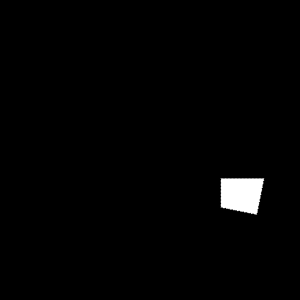
#> input picture new_white_rec.png, 300 x 300 px
$ python transformations_b_detector.py   (older library calls are emulated)
#> lines starting #> are read from the running program, lines starting #| are printed output that depends on the picture; after the words box and inside, x2 and y2 are one past the last pixel; in counts of white or black regions, pixels touching at a corner belong together
#> in demo_harris_corner_detection, image is the input picture: shape (300, 300, 3); min 0, max 255, mean 3.7
#!/usr/bin/env python3
# -*- coding: utf-8 -*-
"""
Created on Sat Mar  1 15:56:28 2025

@author: cmalili
"""

import numpy as np
import cv2
import matplotlib.pyplot as plt
from scipy.ndimage import gaussian_filter

def harris_corner_detector(image, k=0.04, threshold=0.01, window_size=3, sigma=1):
    """
    Implementation of the Harris Corner Detection algorithm.

    Parameters:
    -----------
    image : ndarray
        Input grayscale image
    k : float
        Harris detector free parameter, typically in range [0.04, 0.06]
    threshold : float
        Threshold for corner detection (relative to maximum corner response)
    window_size : int
        Size of the window for computing gradients
    sigma : float
        Standard deviation for Gaussian filter

    Returns:
    --------
    corners : ndarray
        Binary mask of detected corners
    response : ndarray
        Harris response (corner measure) for each pixel
    """
#> called with k = 0.04, threshold = 0.6, window_size = 3, sigma = 1
    # Check if image is grayscale, if not convert
    if len(image.shape) > 2:
        gray = cv2.cvtColor(image, cv2.COLOR_BGR2GRAY)
    else:
        gray = image.copy()

    # Convert to float for calculations
    gray = gray.astype(np.float32)

    # Compute image gradients using Sobel operator
    dx = cv2.Sobel(gray, cv2.CV_32F, 1, 0, ksize=3)
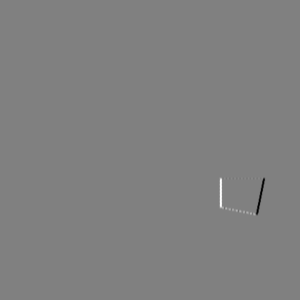
#> dx: shape (300, 300) float32; min -1020, max 1003, mean 0; drawn with min black and max white
    dy = cv2.Sobel(gray, cv2.CV_32F, 0, 1, ksize=3)

    # Compute products of derivatives for the Harris matrix elements
    Ixx = dx * dx
    Ixy = dx * dy
    Iyy = dy * dy

    # Apply Gaussian filter to the Harris matrix elements
    Ixx = gaussian_filter(Ixx, sigma=sigma)
    Ixy = gaussian_filter(Ixy, sigma=sigma)
    Iyy = gaussian_filter(Iyy, sigma=sigma)

    # Calculate the determinant and trace of the Harris matrix
    det = Ixx * Iyy - Ixy * Ixy
    trace = Ixx + Iyy

    # Calculate the Harris response (corner measure)
    response = det - k * (trace ** 2)
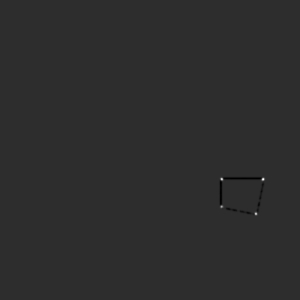
#> response: shape (300, 300) float32; min -1.14e+10, max 5.27e+10, mean -13772326; drawn with min black and max white

    # Normalize response to [0, 1]
    response_min = np.min(response)
#> response_min = -1.14e+10
    response_max = np.max(response)
#> response_max = 5.27e+10
    if response_max > response_min:
        response = (response - response_min) / (response_max - response_min)

    # Apply threshold to find corners
    corners = response > threshold
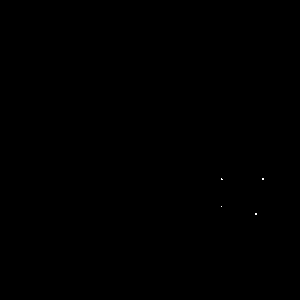
#> corners: shape (300, 300) bool; 0.01% white in thin lines or dots, all inside (x1, y1, x2, y2) = (221, 178, 264, 215)

    return corners, response

def non_max_suppression(corners, response, window_size=3):
    """
    Apply non-maximum suppression to corner points to get more isolated corner points.

    Parameters:
    -----------
    corners : ndarray
        Binary mask of detected corners
    response : ndarray
        Harris response at each pixel
    window_size : int
        Size of the suppression window

    Returns:
    --------
    corners_suppressed : ndarray
        Binary mask of corners after non-maximum suppression
    """
#> called with window_size = 8
    # Get coordinates of all corners
    corner_coords = np.argwhere(corners)
#> corner_coords = [[178, 221], [178, 262], [178, 263], [179, 221], [179, 222], [179, 262], [179, 263], [206, 221], [213, 255], [213, 256], [214, 255], [214, 256]]

    # Initialize suppressed corners
    corners_suppressed = np.zeros_like(corners)

    # Sort corners by response (highest first)
    corner_strengths = [response[y, x] for y, x in corner_coords]
#> corner_strengths = [0.783, 0.649, 0.798, 0.873, 0.747, 0.888, 1, 0.676, 0.779, 0.733, 0.647, 0.644]
    sorted_indices = np.argsort(corner_strengths)[::-1]
#> sorted_indices = [6, 5, 3, 2, 0, 8, 4, 9, 7, 1, 10, 11]

    # Apply non-maximum suppression
    for idx in sorted_indices:
        y, x = corner_coords[idx]

        # If this corner is still a candidate
        if corners[y, x]:
            corners_suppressed[y, x] = True

            # Suppress all corners in the neighborhood
            y_start = max(0, y - window_size // 2)
            y_end = min(corners.shape[0], y + window_size // 2 + 1)
            x_start = max(0, x - window_size // 2)
            x_end = min(corners.shape[1], x + window_size // 2 + 1)

            # Exclude the current corner
            neighborhood = corners[y_start:y_end, x_start:x_end].copy()
            neighborhood[y - y_start, x - x_start] = False

            # Suppress other corners in neighborhood
            corners[y_start:y_end, x_start:x_end] = corners[y_start:y_end, x_start:x_end] & ~neighborhood
#> this loop made 12 passes
#> (idx, y, x, y_start, y_end, x_start, x_end) on passes 1, 6, 9: (6, 179, 263, 175, 184, 259, 268), (8, 213, 255, 209, 218, 251, 260), (7, 206, 221, 202, 211, 217, 226)
#> (y, x, y_start, y_end, x_start, x_end) on pass 3: (179, 221, 175, 184, 217, 226)
#> corners: shape (300, 300) bool; 0% white in thin lines or dots, all inside (x1, y1, x2, y2) = (221, 179, 264, 214)

    return corners_suppressed

def visualize_corners(image, corners, color=(0, 255, 0), radius=5, thickness=1):
    """
    Visualize detected corners on the original image.

    Parameters:
    -----------
    image : ndarray
        Original RGB image
    corners : ndarray
        Binary mask of detected corners
    color : tuple
        Color for corner markers (B, G, R)
    radius : int
        Radius of circle markers
    thickness : int
        Thickness of circle markers

    Returns:
    --------
    image_with_corners : ndarray
        Original image with corner markers
    """
#> called with color = (0, 255, 0), radius = 5, thickness = 1
    # Make a copy of the original image
    image_with_corners = image.copy()

    # If the image is grayscale, convert to RGB
    if len(image_with_corners.shape) == 2:
        image_with_corners = cv2.cvtColor(image_with_corners, cv2.COLOR_GRAY2BGR)

    # Draw circles at corner locations
    corner_coords = np.argwhere(corners)
#> corner_coords = [[179, 221], [179, 263], [206, 221], [213, 255]]
    for y, x in corner_coords:
        cv2.circle(image_with_corners, (x, y), radius, color, thickness)
#> this loop made 4 passes
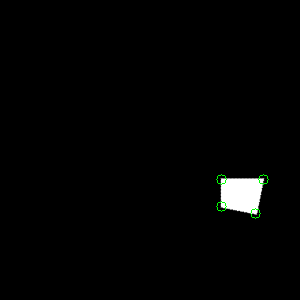
#> image_with_corners: shape (300, 300, 3); 0.12% of pixels changed, all inside (x1, y1, x2, y2) = (216, 174, 269, 219)

    return image_with_corners

# Example usage
def demo_harris_corner_detection(image_path='white_rec.png', k=0.04, threshold=0.01, nms_window_size=8):
    """
    Demonstrate the Harris Corner Detection algorithm on an image.

    Parameters:
    -----------
    image_path : str
        Path to input image (if None, will create a test image)
    k : float
        Harris detector parameter
    threshold : float
        Threshold for corner detection
    nms_window_size : int
        Window size for non-maximum suppression
    """
    # Load or create test image

    image = cv2.imread(image_path)
    image = cv2.cvtColor(image, cv2.COLOR_BGR2RGB)

    # Convert to grayscale for Harris detector
    gray = cv2.cvtColor(image, cv2.COLOR_RGB2GRAY)

    # Detect corners using Harris algorithm
    corners, response = harris_corner_detector(gray, k=k, threshold=threshold)

    # Apply non-maximum suppression
    corners_suppressed = non_max_suppression(corners, response, window_size=nms_window_size)

    # Visualize results
    image_corners = visualize_corners(image, corners, color=(0, 255, 0))
    image_corners_suppressed = visualize_corners(image, corners_suppressed, color=(0, 0, 255))
#> call 2 of visualize_corners, with color = (0, 0, 255), radius = 5, thickness = 1
#> the loop in visualize_corners (call 2), `for y, x in corner_coords:` made 4 passes
#> after the loop in visualize_corners (call 2), `for y, x in corner_coords:`:
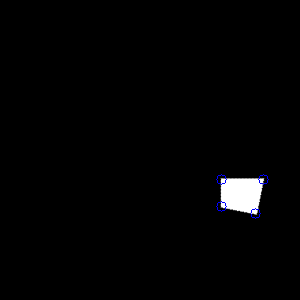
#> image_with_corners: shape (300, 300, 3); 0.12% of pixels changed, all inside (x1, y1, x2, y2) = (216, 174, 269, 219)

    # Show corner response heatmap
    plt.figure(figsize=(16, 10))

    plt.subplot(131)
    plt.imshow(image)
    plt.title('Original Image')
    plt.axis('off')

    plt.subplot(132)
    plt.imshow(image_corners)
    plt.title('Detected Corners')
    plt.axis('off')

    plt.subplot(133)
    plt.imshow(image_corners_suppressed)
    plt.title('Corners After Non-Maximum Suppression')
    plt.axis('off')

    plt.tight_layout()
    plt.show()


    return corners_suppressed, response


# Run the demo
if __name__ == "__main__":
    corners, response = demo_harris_corner_detection(image_path="new_white_rec.png", k=0.04, threshold=0.6)

$ run again, with rec1_transform1.png copied over new_white_rec.png
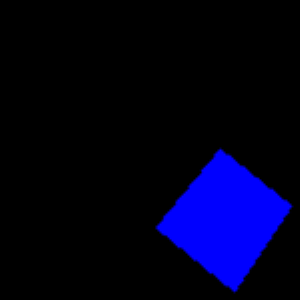
#> input picture rec1_transform1.png, 300 x 300 px
#> in demo_harris_corner_detection, image is the input picture: shape (300, 300, 3); mean B, G, R 28.5, 0, 0
#> response_min = -627506.9
#> response_max = 2272391
#> in non_max_suppression, `corner_coords = np.argwhere(corners)`: corner_coords = 20 rows, first 8: [149, 220], [150, 220], [170, 201], [170, 202], [172, 200], [172, 201], [205, 291], [206, 290]
#> corner_strengths = [1, 0.888, 0.703, 0.677, 0.607, 0.614, 0.609, 0.831, 0.995, 0.632, 0.604, 0.607, 0.604, 0.622, 0.658, 0.624, 0.74, 0.844, 1, 0.625]
#> sorted_indices = 20 values, max 19 at index 11, min 0 at index 1, mean 9.5
#> the loop in non_max_suppression, `for idx in sorted_indices:` made 20 passes
#> (idx, y, x, y_start, y_end, x_start, x_end) on passes 1, 2, 3, 7, 8, 11, 17, 19: (18, 291, 234, 287, 296, 230, 239), (0, 149, 220, 145, 154, 216, 225), (8, 206, 291, 202, 211, 287, 296), (16, 280, 243, 276, 285, 239, 248), (2, 170, 201, 166, 175, 197, 206), (9, 218, 283, 214, 223, 279, 288), (11, 273, 212, 269, 278, 208, 217), (10, 227, 157, 223, 232, 153, 162)
#> in visualize_corners, `corner_coords = np.argwhere(corners)`: corner_coords = [[149, 220], [170, 201], [206, 291], [218, 283], [227, 157], [273, 212], [280, 243], [291, 234]]
#> the loop in visualize_corners, `for y, x in corner_coords:` made 8 passes
#> after the loop in visualize_corners, `for y, x in corner_coords:`:
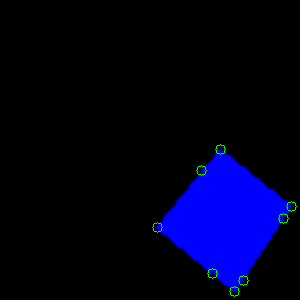
#> image_with_corners: shape (300, 300, 3); mean R, G, B 0, 0.6, 28.2
#> the loop in visualize_corners (call 2), `for y, x in corner_coords:` made 8 passes
#> after the loop in visualize_corners (call 2), `for y, x in corner_coords:`:
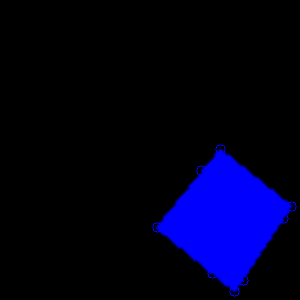
#> image_with_corners: shape (300, 300, 3); mean R, G, B 0, 0, 28.8

$ run again, with rec1_transform3.png copied over new_white_rec.png
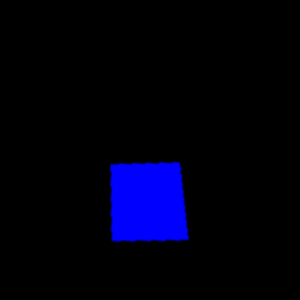
#> input picture rec1_transform3.png, 300 x 300 px
#> in demo_harris_corner_detection, image is the input picture: shape (300, 300, 3); mean B, G, R 16, 0, 0
#> in harris_corner_detector, `response = det - k * (trace ** 2)`:
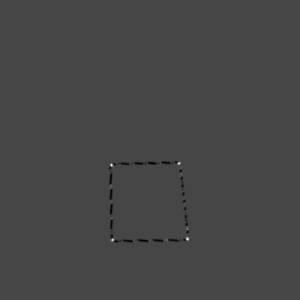
#> response: shape (300, 300) float32; min -1175690.2, max 3056202, mean -3368.6; drawn with min black and max white
#> response_min = -1175690.2
#> response_max = 3056202
#> in non_max_suppression, `corner_coords = np.argwhere(corners)`: corner_coords = 17 rows, first 8: [162, 179], [163, 178], [163, 179], [164, 111], [165, 110], [165, 111], [165, 112], [238, 186]
#> corner_strengths = [0.663, 0.848, 0.948, 0.883, 0.61, 1, 0.727, 0.677, 0.954, 0.634, 0.84, 0.664, 0.63, 0.994, 0.681, 0.83, 0.609]
#> sorted_indices = 17 values, max 16 at index 16, min 0 at index 12, mean 8
#> the loop in non_max_suppression, `for idx in sorted_indices:` made 17 passes
#> (idx, y, x, y_start, y_end, x_start, x_end) on passes 1, 2, 4, 7: (5, 165, 111, 161, 170, 107, 116), (13, 239, 187, 235, 244, 183, 192), (2, 163, 179, 159, 168, 175, 184), (10, 239, 112, 235, 244, 108, 117)
#> in visualize_corners, `corner_coords = np.argwhere(corners)`: corner_coords = [[163, 179], [165, 111], [239, 112], [239, 187]]
#> the loop in visualize_corners, `for y, x in corner_coords:` made 4 passes
#> after the loop in visualize_corners, `for y, x in corner_coords:`:
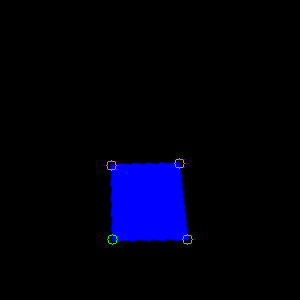
#> image_with_corners: shape (300, 300, 3); mean R, G, B 0, 0.3, 15.9
#> the loop in visualize_corners (call 2), `for y, x in corner_coords:` made 4 passes
